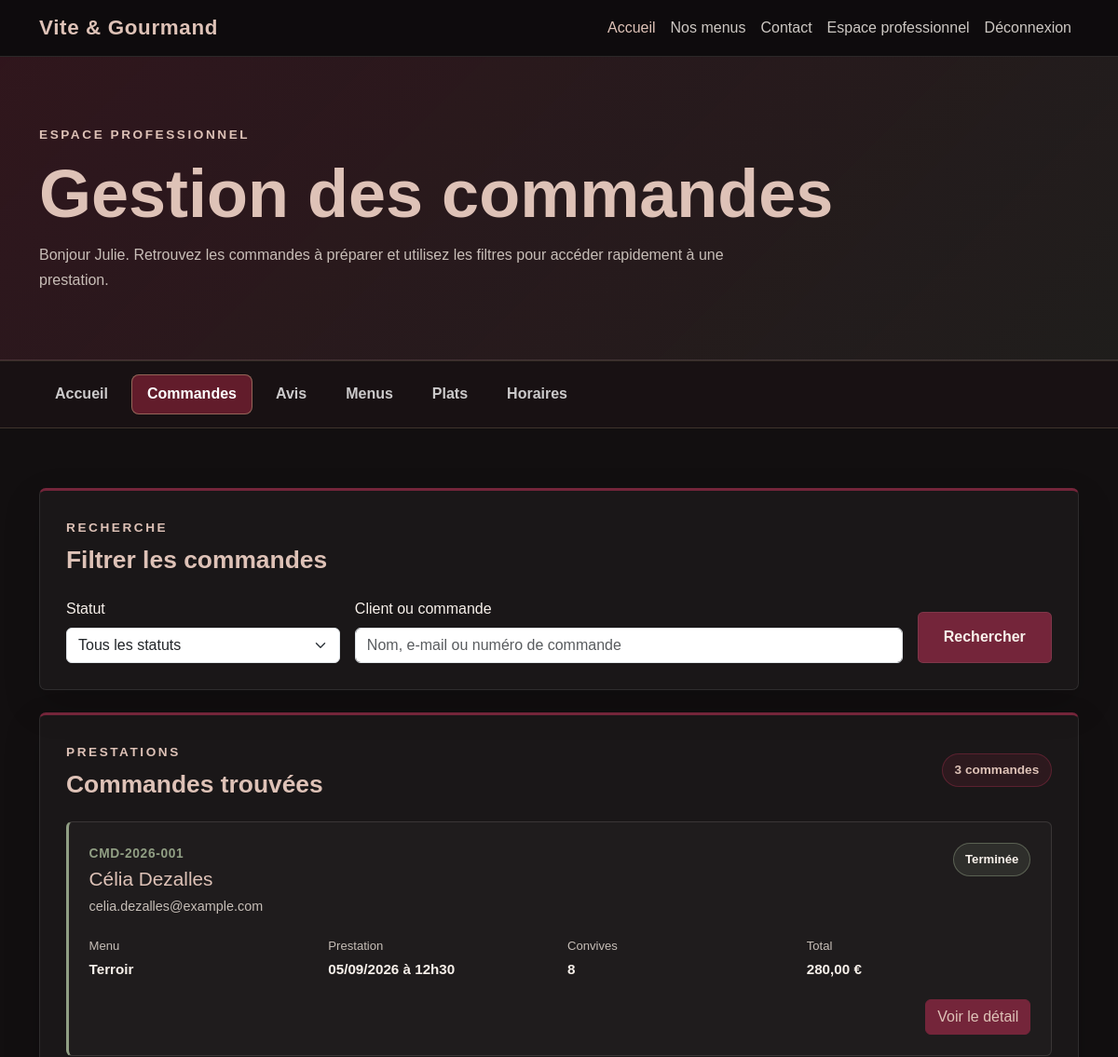
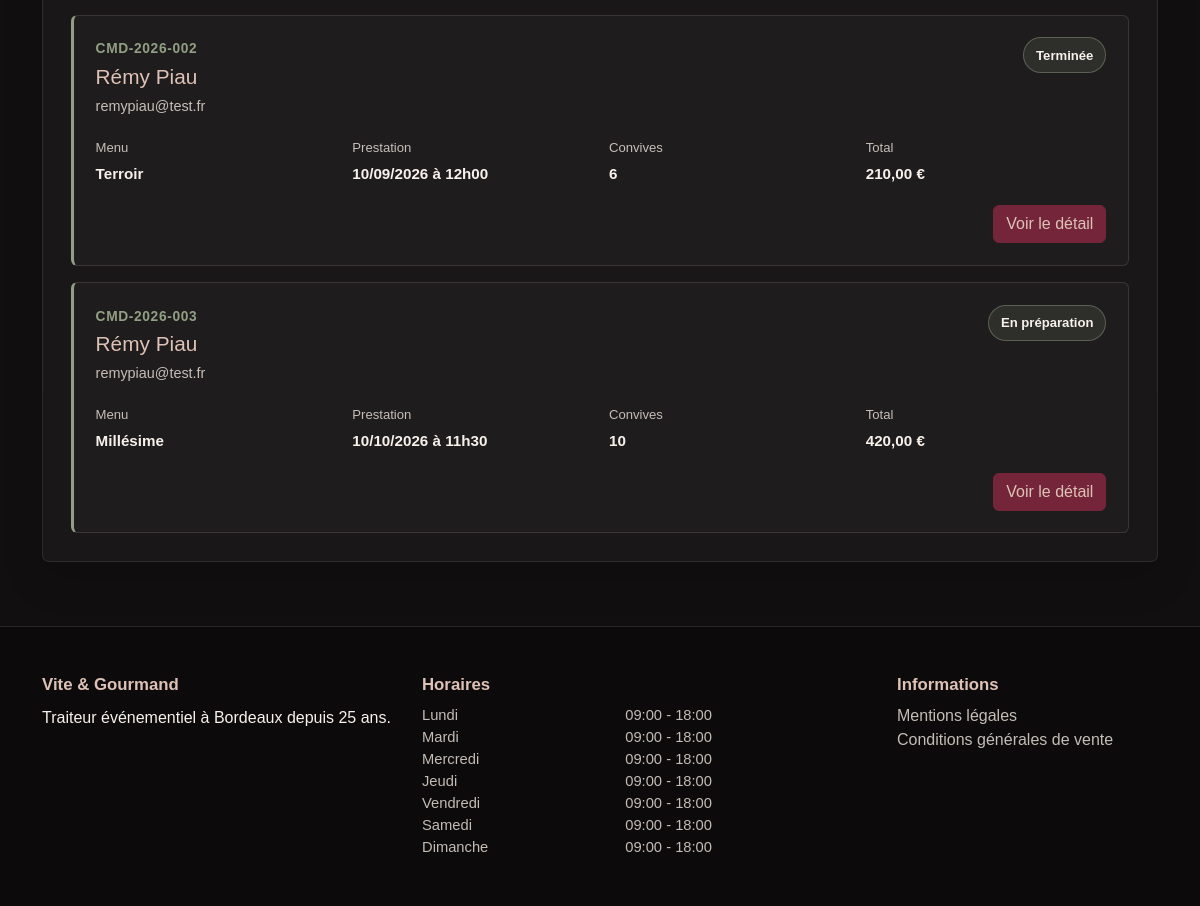
Screenshot of /employee/dashboard (signed in) with the database file from the repository (2 pictures, top to bottom).
### tables this page shows
CREATE TABLE users (
    id INT AUTO_INCREMENT PRIMARY KEY,
    role_id INT NOT NULL,
    first_name VARCHAR(100) NOT NULL,
    last_name VARCHAR(100) NOT NULL,
    phone VARCHAR(20) NOT NULL,
    email VARCHAR(190) NOT NULL UNIQUE,
    address VARCHAR(255) NOT NULL,
    postal_code VARCHAR(10) NOT NULL,
    city VARCHAR(100) NOT NULL,
    password_hash VARCHAR(255) NOT NULL,
    is_active BOOLEAN NOT NULL DEFAULT TRUE,
    created_at TIMESTAMP NOT NULL DEFAULT CURRENT_TIMESTAMP,
    updated_at TIMESTAMP NOT NULL DEFAULT CURRENT_TIMESTAMP
        ON UPDATE CURRENT_TIMESTAMP,

    CONSTRAINT fk_users_role
        FOREIGN KEY (role_id)
        REFERENCES roles(id)
        ON DELETE RESTRICT
);

CREATE TABLE orders (
    id INT AUTO_INCREMENT PRIMARY KEY,
    order_number VARCHAR(30) NOT NULL UNIQUE,
    user_id INT NOT NULL,
    menu_id INT NOT NULL,
    current_status_id INT NOT NULL,
    customer_first_name VARCHAR(100) NOT NULL,
    customer_last_name VARCHAR(100) NOT NULL,
    customer_email VARCHAR(190) NOT NULL,
    customer_phone VARCHAR(20) NOT NULL,
    delivery_address VARCHAR(255) NOT NULL,
    delivery_postal_code VARCHAR(10) NOT NULL,
    delivery_city VARCHAR(100) NOT NULL,
    event_date DATE NOT NULL,
    delivery_time TIME NOT NULL,
    people_count INT NOT NULL,
    menu_price DECIMAL(10, 2) NOT NULL,
    delivery_price DECIMAL(10, 2) NOT NULL DEFAULT 0,
    total_price DECIMAL(10, 2) NOT NULL,
    cancellation_reason TEXT NULL,
    cancellation_contact_method VARCHAR(50) NULL,
    equipment_loaned BOOLEAN NOT NULL DEFAULT FALSE,
    equipment_return_deadline DATETIME NULL,
    equipment_returned_at DATETIME NULL,
    created_at TIMESTAMP NOT NULL DEFAULT CURRENT_TIMESTAMP,
    updated_at TIMESTAMP NOT NULL DEFAULT CURRENT_TIMESTAMP
        ON UPDATE CURRENT_TIMESTAMP,

    CONSTRAINT fk_orders_user
        FOREIGN KEY (user_id)
        REFERENCES users(id)
        ON DELETE RESTRICT,

    CONSTRAINT fk_orders_menu
        FOREIGN KEY (menu_id)
        REFERENCES menus(id)
        ON DELETE RESTRICT,

    CONSTRAINT fk_orders_current_status
        FOREIGN KEY (current_status_id)
        REFERENCES order_statuses(id)
        ON DELETE RESTRICT
);

CREATE TABLE order_statuses (
    id INT AUTO_INCREMENT PRIMARY KEY,
    name VARCHAR(100) NOT NULL UNIQUE
);

CREATE TABLE menus (
    id INT AUTO_INCREMENT PRIMARY KEY,
    theme_id INT NOT NULL,
    dietary_type_id INT NOT NULL,
    title VARCHAR(150) NOT NULL,
    description TEXT NOT NULL,
    conditions TEXT NOT NULL,
    minimum_order_days INT NOT NULL DEFAULT 1,
    available_from DATE NULL,
    available_until DATE NULL,
    minimum_people INT NOT NULL,
    base_price DECIMAL(10, 2) NOT NULL,
    stock_quantity INT NOT NULL DEFAULT 0,
    is_active BOOLEAN NOT NULL DEFAULT TRUE,
    created_at TIMESTAMP NOT NULL DEFAULT CURRENT_TIMESTAMP,
    updated_at TIMESTAMP NOT NULL DEFAULT CURRENT_TIMESTAMP
        ON UPDATE CURRENT_TIMESTAMP,

    CONSTRAINT fk_menus_theme
        FOREIGN KEY (theme_id)
        REFERENCES themes(id)
        ON DELETE RESTRICT,

    CONSTRAINT fk_menus_dietary_type
        FOREIGN KEY (dietary_type_id)
        REFERENCES dietary_types(id)
        ON DELETE RESTRICT
);

CREATE TABLE opening_hours (
    id INT AUTO_INCREMENT PRIMARY KEY,
    day_number TINYINT NOT NULL UNIQUE,
    day_name VARCHAR(20) NOT NULL,
    opening_time TIME NULL,
    closing_time TIME NULL,
    is_closed BOOLEAN NOT NULL DEFAULT FALSE
);

### app/Views/employee/dashboard.php (the view, shortened to what the rows shown need)
<section class="employee-dashboard-hero py-5">
    <div class="container py-4">
        <p class="section-subtitle mb-2">
            Espace professionnel
        </p>
        <h1 class="employee-dashboard-title">
            Gestion des commandes
        </h1>
        <p class="employee-dashboard-introduction mb-0">
            Bonjour
            <?php echo htmlspecialchars($user['first_name']); ?>.
            Retrouvez les commandes à préparer et utilisez les filtres
            pour accéder rapidement à une prestation.
        </p>
    </div>
</section>
<section class="employee-dashboard-section py-5">
    <div class="container py-3">
        <section class="employee-dashboard-card mb-4">
            <div class="employee-dashboard-card-header">
                <h2 class="employee-dashboard-card-title">
                    Filtrer les commandes
                </h2>
            </div>
        </section>
        <section class="employee-dashboard-card">
            <div class="employee-orders-heading">
                <div class="employee-dashboard-card-header mb-0">
                    <h2 class="employee-dashboard-card-title">
                        Commandes trouvées
                    </h2>
                </div>
            </div>
            <?php if (!empty($orders)): ?>
                <div class="employee-orders-list">
                    <?php foreach ($orders as $order): ?>
                        <?php
                        $eventDate = date_create(
                            $order['event_date']
                        );
                        $deliveryTime = date_create(
                            $order['delivery_time']
                        );
                        ?>
                        <article class="employee-order-card">
                            <div class="employee-order-card-header">
                                <div>
                                    <p class="employee-order-reference mb-1">
                                        <?php
                                        echo htmlspecialchars(
                                            $order['order_number']
                                        );
                                        ?>
                                    </p>
                                    <h3 class="employee-order-client">
                                        <?php
                                        echo htmlspecialchars(
                                            $order['customer_first_name']
                                                . ' '
                                                . $order['customer_last_name']
                                        );
                                        ?>
                                    </h3>
                                    <p class="employee-order-email mb-0">
                                        <?php
                                        echo htmlspecialchars(
                                            $order['customer_email']
                                        );
                                        ?>
                                    </p>
                                </div>
                                <span class="user-order-status">
                                    <?php
                                    echo htmlspecialchars(
                                        $order['status_name']
                                    );
                                    ?>
                                </span>
                            </div>
                            <div class="employee-order-information">
                                <div>
                                    <span class="user-order-label">
                                        Menu
                                    </span>
                                    <strong>
                                        <?php
                                        echo htmlspecialchars(
                                            $order['menu_title']
                                        );
                                        ?>
                                    </strong>
                                </div>
                                <div>
                                    <span class="user-order-label">
                                        Prestation
                                    </span>
                                    <strong>
                                        <?php
                                        echo $eventDate
                                            ? $eventDate->format('d/m/Y')
                                            : '';
                                        ?>
                                        à
                                        <?php
                                        echo $deliveryTime
                                            ? $deliveryTime->format('H\hi')
                                            : '';
                                        ?>
                                    </strong>
                                </div>
                                <div>
                                    <span class="user-order-label">
                                        Convives
                                    </span>
                                    <strong>
                                        <?php
                                        echo (int) $order['people_count'];
                                        ?>
                                    </strong>
                                </div>
                                <div>
                                    <span class="user-order-label">
                                        Total
                                    </span>
                                    <strong>
                                        <?php
                                        echo number_format(
                                            (float) $order['total_price'],
                                            2,
                                            ',',
                                            ' '
                                        );
                                        ?>
                                        €
                                    </strong>
                                </div>
                            </div>
                            <div class="employee-order-actions">
                                <a
                                    href="<?php
                                            echo BASE_URL
                                                . '/employee/order/detail?id='
                                                . (int) $order['id'];
                                            ?>"
                                    class="btn user-order-detail-button">
                                    Voir le détail
                                </a>
                            </div>
                        </article>
                    <?php endforeach; ?>
                </div>
            <?php endif; ?>
        </section>
    </div>
</section>

### app/Views/layouts/footer.php (shortened to what the rows shown need)
</main>
<footer class="site-footer">
    <div class="container py-5">
        <div class="row gy-4">
            <div class="col-lg-4 col-md-6">
                <h2 class="footer-title">
                    Vite & Gourmand
                </h2>
            </div>
            <div class="col-lg-5 col-md-6">
                <h2 class="footer-title">
                    Horaires
                </h2>
                <?php if (!empty($openingHours)): ?>
                    <ul class="opening-hours-list list-unstyled mb-0">
                        <?php foreach ($openingHours as $openingHour): ?>
                            <li class="opening-hours-item">
                                <span>
                                    <?php echo htmlspecialchars($openingHour['day_name']); ?>
                                </span>
                                <span>
                                    <?php if ((bool) $openingHour['is_closed']): ?>
                                        Fermé
                                    <?php else: ?>
                                        <?php
                                        echo htmlspecialchars(
                                            substr($openingHour['opening_time'], 0, 5)
                                        );
                                        ?>
                                        -
                                        <?php
                                        echo htmlspecialchars(
                                            substr($openingHour['closing_time'], 0, 5)
                                        );
                                        ?>
                                    <?php endif; ?>
                                </span>
                            </li>
                        <?php endforeach; ?>
                    </ul>
                <?php else: ?>
                    <p class="mb-0">
                        Les horaires seront bientôt disponibles.
                    </p>
                <?php endif; ?>
            </div>
            <div class="col-lg-3 col-md-6">
                <h2 class="footer-title">
                    Informations
                </h2>
            </div>
        </div>
    </div>
</footer>
</body>
</html>

### rows the page displays
users: first_name "Julie"
orders: order_number "CMD-2026-001", customer_first_name+customer_last_name "Célia Dezalles", customer_email "celia.dezalles@example.com", current_status.name "Terminée", menu.title "Terroir", event_date "05/09/2026", delivery_time "12h30", people_count "8", total_price "280,00"
orders: order_number "CMD-2026-002", customer_first_name+customer_last_name "Rémy Piau", customer_email "remypiau@test.fr", current_status.name "Terminée", menu.title "Terroir", event_date "10/09/2026", delivery_time "12h00", people_count "6", total_price "210,00"
orders: order_number "CMD-2026-003", customer_first_name+customer_last_name "Rémy Piau", customer_email "remypiau@test.fr", current_status.name "En préparation", menu.title "Millésime", event_date "10/10/2026", delivery_time "11h30", people_count "10", total_price "420,00"
opening_hours: day_name "Lundi", opening_time "09:00", closing_time "18:00"
opening_hours: day_name "Mardi", opening_time "09:00", closing_time "18:00"
opening_hours: day_name "Mercredi", opening_time "09:00", closing_time "18:00"
opening_hours: day_name "Jeudi", opening_time "09:00", closing_time "18:00"
opening_hours: day_name "Vendredi", opening_time "09:00", closing_time "18:00"
opening_hours: day_name "Samedi", opening_time "09:00", closing_time "18:00"
opening_hours: day_name "Dimanche", opening_time "09:00", closing_time "18:00"

### other values shown
$accountLabel "Espace professionnel"
count($orders) "3"
